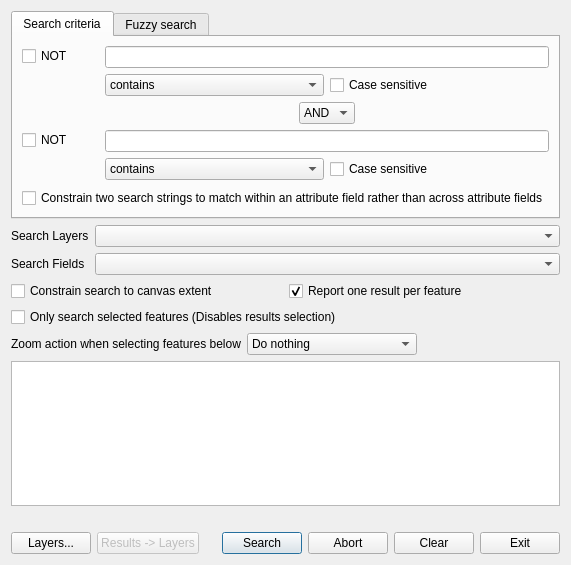
<?xml version="1.0" encoding="UTF-8"?>
<ui version="4.0">
 <class>LayerSearchDialog</class>
 <widget class="QDialog" name="LayerSearchDialog">
  <property name="geometry">
   <rect>
    <x>0</x>
    <y>0</y>
    <width>554</width>
    <height>565</height>
   </rect>
  </property>
  <property name="windowTitle">
   <string>Search Layers</string>
  </property>
  <layout class="QVBoxLayout" name="verticalLayout">
   <item>
    <widget class="QTabWidget" name="tabWidget">
     <property name="currentIndex">
      <number>0</number>
     </property>
     <widget class="QWidget" name="tab1">
      <attribute name="title">
       <string>Search criteria</string>
      </attribute>
      <layout class="QVBoxLayout" name="verticalLayout_3">
       <item>
        <layout class="QFormLayout" name="formLayout_2">
         <item row="0" column="0">
          <widget class="QCheckBox" name="notCheckBox">
           <property name="text">
            <string>NOT        </string>
           </property>
          </widget>
         </item>
         <item row="0" column="1">
          <layout class="QVBoxLayout" name="verticalLayout_4">
           <item>
            <widget class="QLineEdit" name="findStringEdit"/>
           </item>
           <item>
            <layout class="QHBoxLayout" name="horizontalLayout_4">
             <item>
              <widget class="QComboBox" name="comparisonComboBox">
               <property name="currentIndex">
                <number>1</number>
               </property>
               <item>
                <property name="text">
                 <string>equals</string>
                </property>
               </item>
               <item>
                <property name="text">
                 <string>contains</string>
                </property>
               </item>
               <item>
                <property name="text">
                 <string>begins with</string>
                </property>
               </item>
               <item>
                <property name="text">
                 <string>ends with</string>
                </property>
               </item>
              </widget>
             </item>
             <item>
              <widget class="QCheckBox" name="caseSensitiveCheckBox">
               <property name="text">
                <string>Case sensitive</string>
               </property>
              </widget>
             </item>
            </layout>
           </item>
          </layout>
         </item>
         <item row="1" column="1">
          <layout class="QHBoxLayout" name="horizontalLayout_3">
           <item>
            <spacer name="horizontalSpacer_3">
             <property name="orientation">
              <enum>Qt::Horizontal</enum>
             </property>
             <property name="sizeHint" stdset="0">
              <size>
               <width>40</width>
               <height>20</height>
              </size>
             </property>
            </spacer>
           </item>
           <item>
            <widget class="QComboBox" name="andOrComboBox">
             <item>
              <property name="text">
               <string>AND</string>
              </property>
             </item>
             <item>
              <property name="text">
               <string>OR</string>
              </property>
             </item>
            </widget>
           </item>
           <item>
            <spacer name="horizontalSpacer_4">
             <property name="orientation">
              <enum>Qt::Horizontal</enum>
             </property>
             <property name="sizeHint" stdset="0">
              <size>
               <width>40</width>
               <height>20</height>
              </size>
             </property>
            </spacer>
           </item>
          </layout>
         </item>
         <item row="2" column="0">
          <widget class="QCheckBox" name="not2CheckBox">
           <property name="text">
            <string>NOT</string>
           </property>
          </widget>
         </item>
         <item row="2" column="1">
          <layout class="QVBoxLayout" name="verticalLayout_5">
           <item>
            <widget class="QLineEdit" name="findString2Edit"/>
           </item>
           <item>
            <layout class="QHBoxLayout" name="horizontalLayout_13">
             <item>
              <widget class="QComboBox" name="comparison2ComboBox">
               <property name="currentIndex">
                <number>1</number>
               </property>
               <item>
                <property name="text">
                 <string>equals</string>
                </property>
               </item>
               <item>
                <property name="text">
                 <string>contains</string>
                </property>
               </item>
               <item>
                <property name="text">
                 <string>begins with</string>
                </property>
               </item>
               <item>
                <property name="text">
                 <string>ends with</string>
                </property>
               </item>
              </widget>
             </item>
             <item>
              <widget class="QCheckBox" name="caseSensitive2CheckBox">
               <property name="text">
                <string>Case sensitive</string>
               </property>
              </widget>
             </item>
            </layout>
           </item>
          </layout>
         </item>
        </layout>
       </item>
       <item>
        <widget class="QCheckBox" name="twoStringMatchCheckBox">
         <property name="text">
          <string>Constrain two search strings to match within an attribute field rather than across attribute fields</string>
         </property>
         <property name="checked">
          <bool>false</bool>
         </property>
        </widget>
       </item>
      </layout>
     </widget>
     <widget class="QWidget" name="tab2">
      <attribute name="title">
       <string>Fuzzy search</string>
      </attribute>
      <layout class="QVBoxLayout" name="verticalLayout_2">
       <item>
        <widget class="QPlainTextEdit" name="fuzzyTextEdit">
         <property name="sizePolicy">
          <sizepolicy hsizetype="Expanding" vsizetype="Fixed">
           <horstretch>0</horstretch>
           <verstretch>0</verstretch>
          </sizepolicy>
         </property>
         <property name="maximumSize">
          <size>
           <width>16777215</width>
           <height>60</height>
          </size>
         </property>
        </widget>
       </item>
       <item>
        <layout class="QHBoxLayout" name="horizontalLayout_6">
         <item>
          <layout class="QVBoxLayout" name="verticalLayout_8">
           <item>
            <widget class="QLabel" name="label_5">
             <property name="sizePolicy">
              <sizepolicy hsizetype="Preferred" vsizetype="Preferred">
               <horstretch>0</horstretch>
               <verstretch>0</verstretch>
              </sizepolicy>
             </property>
             <property name="text">
              <string>Hints</string>
             </property>
            </widget>
           </item>
           <item>
            <widget class="QCheckBox" name="fuzzyCaseSensitiveCheckBox">
             <property name="text">
              <string>Case sensitive</string>
             </property>
            </widget>
           </item>
           <item>
            <widget class="QCheckBox" name="fuzzyContainsCheckBox">
             <property name="text">
              <string>Contains</string>
             </property>
            </widget>
           </item>
           <item>
            <spacer name="verticalSpacer">
             <property name="orientation">
              <enum>Qt::Vertical</enum>
             </property>
             <property name="sizeHint" stdset="0">
              <size>
               <width>20</width>
               <height>40</height>
              </size>
             </property>
            </spacer>
           </item>
          </layout>
         </item>
         <item>
          <layout class="QVBoxLayout" name="verticalLayout_9">
           <item>
            <widget class="QLabel" name="label_4">
             <property name="text">
              <string>Algorithms</string>
             </property>
            </widget>
           </item>
           <item>
            <layout class="QFormLayout" name="formLayout_5">
             <item row="0" column="0">
              <widget class="QRadioButton" name="levenshteinButton">
               <property name="text">
                <string>Levenshtein</string>
               </property>
               <property name="checked">
                <bool>true</bool>
               </property>
              </widget>
             </item>
             <item row="0" column="1">
              <layout class="QHBoxLayout" name="horizontalLayout_5">
               <item>
                <widget class="QSpinBox" name="levenshteinMatchSpinBox">
                 <property name="suffix">
                  <string/>
                 </property>
                 <property name="minimum">
                  <number>1</number>
                 </property>
                 <property name="maximum">
                  <number>100</number>
                 </property>
                 <property name="value">
                  <number>80</number>
                 </property>
                </widget>
               </item>
               <item>
                <widget class="QLabel" name="label_6">
                 <property name="text">
                  <string>% match</string>
                 </property>
                </widget>
               </item>
              </layout>
             </item>
             <item row="1" column="1">
              <widget class="QLabel" name="label_7">
               <property name="text">
                <string>Exact match - best used for single words</string>
               </property>
              </widget>
             </item>
             <item row="1" column="0">
              <widget class="QRadioButton" name="soundexButton">
               <property name="text">
                <string>Soundex</string>
               </property>
              </widget>
             </item>
            </layout>
           </item>
           <item>
            <spacer name="verticalSpacer_2">
             <property name="orientation">
              <enum>Qt::Vertical</enum>
             </property>
             <property name="sizeHint" stdset="0">
              <size>
               <width>20</width>
               <height>40</height>
              </size>
             </property>
            </spacer>
           </item>
          </layout>
         </item>
        </layout>
       </item>
      </layout>
     </widget>
    </widget>
   </item>
   <item>
    <layout class="QFormLayout" name="formLayout_3">
     <item row="0" column="0">
      <widget class="QLabel" name="label_2">
       <property name="text">
        <string>Search Layers</string>
       </property>
      </widget>
     </item>
     <item row="1" column="0">
      <widget class="QLabel" name="label_3">
       <property name="text">
        <string>Search Fields</string>
       </property>
      </widget>
     </item>
     <item row="1" column="1">
      <widget class="QComboBox" name="searchFieldComboBox"/>
     </item>
     <item row="0" column="1">
      <widget class="QComboBox" name="layerListComboBox"/>
     </item>
    </layout>
   </item>
   <item>
    <layout class="QHBoxLayout" name="horizontalLayout_7">
     <item>
      <widget class="QCheckBox" name="cannvasConstraintCheckBox">
       <property name="text">
        <string>Constrain search to canvas extent</string>
       </property>
      </widget>
     </item>
     <item>
      <widget class="QCheckBox" name="firstMatchCheckBox">
       <property name="text">
        <string>Report one result per feature</string>
       </property>
       <property name="checked">
        <bool>true</bool>
       </property>
      </widget>
     </item>
    </layout>
   </item>
   <item>
    <widget class="QCheckBox" name="searchSelectedCheckBox">
     <property name="text">
      <string>Only search selected features (Disables results selection)</string>
     </property>
    </widget>
   </item>
   <item>
    <layout class="QHBoxLayout" name="horizontalLayout">
     <item>
      <widget class="QLabel" name="label">
       <property name="text">
        <string>Zoom action when selecting features below</string>
       </property>
      </widget>
     </item>
     <item>
      <widget class="QComboBox" name="zoomPanComboBox">
       <item>
        <property name="text">
         <string>Do nothing</string>
        </property>
       </item>
       <item>
        <property name="text">
         <string>Zoom to selected features</string>
        </property>
       </item>
       <item>
        <property name="text">
         <string>Pan to selected features</string>
        </property>
       </item>
      </widget>
     </item>
     <item>
      <spacer name="horizontalSpacer_2">
       <property name="orientation">
        <enum>Qt::Horizontal</enum>
       </property>
       <property name="sizeHint" stdset="0">
        <size>
         <width>40</width>
         <height>20</height>
        </size>
       </property>
      </spacer>
     </item>
    </layout>
   </item>
   <item>
    <widget class="QTableWidget" name="resultsTable"/>
   </item>
   <item>
    <widget class="QLabel" name="resultsLabel">
     <property name="text">
      <string/>
     </property>
    </widget>
   </item>
   <item>
    <layout class="QHBoxLayout" name="horizontalLayout_2">
     <item>
      <widget class="QPushButton" name="layerOptionsButton">
       <property name="toolTip">
        <string>Choose which layers are searchable</string>
       </property>
       <property name="text">
        <string>Layers...</string>
       </property>
      </widget>
     </item>
     <item>
      <widget class="QPushButton" name="results2LayersButton">
       <property name="enabled">
        <bool>false</bool>
       </property>
       <property name="text">
        <string>Results -&gt; Layers</string>
       </property>
      </widget>
     </item>
     <item>
      <spacer name="horizontalSpacer">
       <property name="orientation">
        <enum>Qt::Horizontal</enum>
       </property>
       <property name="sizeHint" stdset="0">
        <size>
         <width>40</width>
         <height>20</height>
        </size>
       </property>
      </spacer>
     </item>
     <item>
      <widget class="QPushButton" name="searchButton">
       <property name="text">
        <string>Search</string>
       </property>
       <property name="default">
        <bool>true</bool>
       </property>
      </widget>
     </item>
     <item>
      <widget class="QPushButton" name="stopButton">
       <property name="text">
        <string>Abort</string>
       </property>
      </widget>
     </item>
     <item>
      <widget class="QPushButton" name="clearButton">
       <property name="text">
        <string>Clear</string>
       </property>
      </widget>
     </item>
     <item>
      <widget class="QPushButton" name="doneButton">
       <property name="text">
        <string>Exit</string>
       </property>
      </widget>
     </item>
    </layout>
   </item>
  </layout>
 </widget>
 <resources/>
 <connections/>
</ui>
